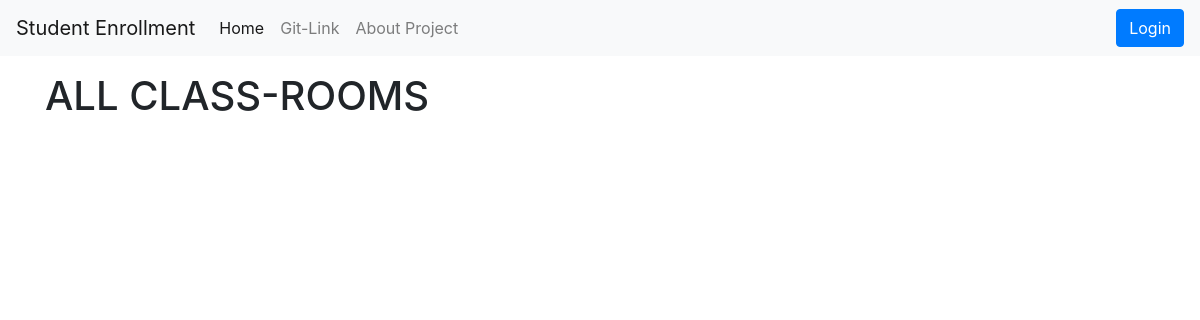
The app's page /student_enrollment/, older data.
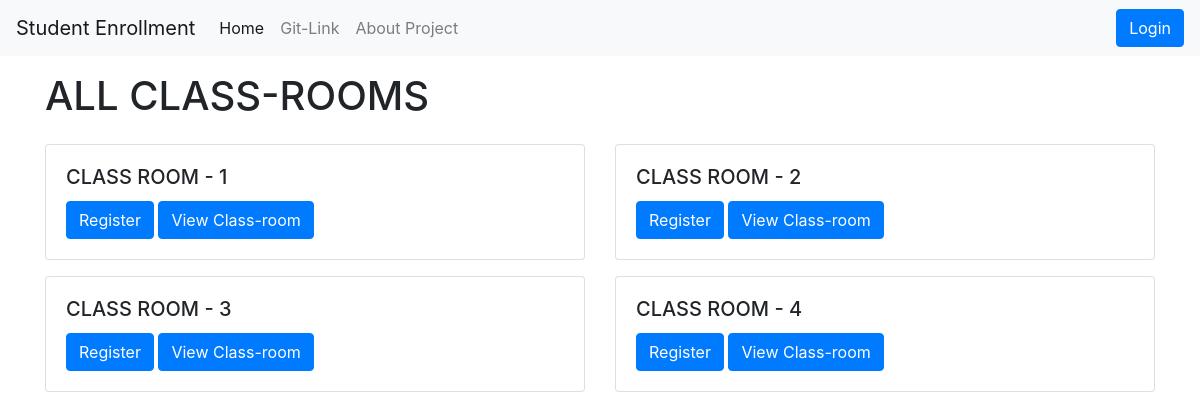
The same page, newer data.
### studentapp/models.py (models this page shows, shortened)
class ClassRoom(models.Model):
    class_name = CharField(max_length=200, null=False, unique=True)
    teacher = models.ManyToManyField(Teacher, null=True, blank=True)

### studentapp/views.py (the view, shortened to what this page needs)
# urls.py: path('', views.homepage, name='homepage'),
def homepage(request):
    all_classes = ClassRoom.objects.all()
    user_obj=None
    if request.session.has_key('role') and request.session.has_key('id'):
        if request.session['role']=='teacher':
            user_obj=Teacher.objects.get(id=request.session['id'])
        if request.session['role']=='student':
            user_obj=Student.objects.get(id=request.session['id'])
    return render(request, 'studentapp/homepage.html',{'all_classes':all_classes,'user_obj':user_obj})

### studentapp/templates/studentapp/homepage.html (shortened to what this page needs)
{% extends 'studentapp/base.html' %} {% block body %}
<div class="container">
  <h1 class="my-3">ALL CLASS-ROOMS</h1>
  <div class="row">
    {% for class in all_classes %}
    <div class="col-sm-6 my-2">
      <div class="card">
        <div class="card-body">
          <h5 class="card-title">{{class.class_name}}</h5>
          {% if user_obj.role  == 'teacher' %}
          {% else %}
          <a href="{% url 'register' class_name=class.class_name %}" class="btn btn-primary">Register</a>
          {% endif %}
          <a href="{% url 'single_class' id=class.id %}" class="btn btn-primary">View Class-room</a>
        </div>
      </div>
    </div>
    {% endfor %}
  </div>
</div>
{% endblock body %}

### studentapp/templates/studentapp/base.html (shortened to what this page needs)
<!doctype html>
<html lang="en">
  <head>
    <link rel="stylesheet" href="https://maxcdn.bootstrapcdn.com/bootstrap/4.0.0/css/bootstrap.min.css">
  </head>
  <body>
    <div>
        <nav class="navbar navbar-expand-lg navbar-light bg-light">
            <a class="navbar-brand" href="{% url 'homepage' %}">Student Enrollment</a>
            <div class="collapse navbar-collapse" id="navbarSupportedContent">
              <ul class="navbar-nav mr-auto">
                <li class="nav-item active">
                  <a class="nav-link" href="{% url 'homepage' %}">Home <span class="sr-only">(current)</span></a>
                </li>
                <li class="nav-item">
                  <a class="nav-link" href="https://github.com/Bhoomika-KB/Student-ENrollment-Project">Git-Link</a>
                </li>
                <li class="nav-item">
                  <a class="nav-link" href="{% url 'about_page' %}">About Project</a>
                </li>
              </ul>
              {% if user_obj %}
                <a class="btn btn-secondary my-2 my-sm-0 mx-2" href="{% url 'profile' %}" role="button">Profile</a>
                <a class="btn btn-primary my-2 my-sm-0 mx-2" href="{% url 'logout' %}" role="button">Logout</a>
              {% else %}
                <a class="btn btn-primary my-2 my-sm-0" href="{% url 'login' %}" role="button">Login</a>
              {% endif %}
            </div>
          </nav>
    </div>
    <div>
      {% block body %}
      {% endblock body %}
    </div>
  </body>
</html>

Row changes from the older to the newer data that the page shows:
added ClassRoom: class_name "CLASS ROOM - 1"
added ClassRoom: class_name "CLASS ROOM - 2"
added ClassRoom: class_name "CLASS ROOM - 3"
added ClassRoom: class_name "CLASS ROOM - 4"
